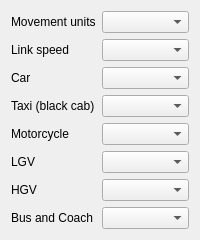
                    <widget class="QWidget" name="page_veh_eft">
                     <layout class="QFormLayout" name="formLayout_2">
                      <item row="1" column="0">
                       <widget class="QLabel" name="label_rd_v_eft_link_speed">
                        <property name="text">
                         <string>Link speed</string>
                        </property>
                       </widget>
                      </item>
                      <item row="1" column="1">
                       <widget class="QgsFieldComboBox" name="fcb_rd_v_eft_link_speed"/>
                      </item>
                      <item row="2" column="0">
                       <widget class="QLabel" name="label_rd_v_eft_n_car">
                        <property name="text">
                         <string>Car</string>
                        </property>
                       </widget>
                      </item>
                      <item row="2" column="1">
                       <widget class="QgsFieldComboBox" name="fcb_rd_v_eft_n_car"/>
                      </item>
                      <item row="3" column="0">
                       <widget class="QLabel" name="label_rd_v_eft_n_taxi">
                        <property name="text">
                         <string>Taxi (black cab)</string>
                        </property>
                       </widget>
                      </item>
                      <item row="3" column="1">
                       <widget class="QgsFieldComboBox" name="fcb_rd_v_eft_n_taxi"/>
                      </item>
                      <item row="4" column="0">
                       <widget class="QLabel" name="label_rd_v_eft_n_motor">
                        <property name="text">
                         <string>Motorcycle</string>
                        </property>
                       </widget>
                      </item>
                      <item row="4" column="1">
                       <widget class="QgsFieldComboBox" name="fcb_rd_v_eft_n_motor"/>
                      </item>
                      <item row="5" column="0">
                       <widget class="QLabel" name="label_rd_v_eft_n_lgv">
                        <property name="text">
                         <string>LGV</string>
                        </property>
                       </widget>
                      </item>
                      <item row="5" column="1">
                       <widget class="QgsFieldComboBox" name="fcb_rd_v_eft_n_lgv"/>
                      </item>
                      <item row="6" column="0">
                       <widget class="QLabel" name="label_rd_v_eft_n_hgv">
                        <property name="text">
                         <string>HGV</string>
                        </property>
                       </widget>
                      </item>
                      <item row="6" column="1">
                       <widget class="QgsFieldComboBox" name="fcb_rd_v_eft_n_hgv"/>
                      </item>
                      <item row="7" column="0">
                       <widget class="QLabel" name="label_rd_v_eft_n_bus">
                        <property name="text">
                         <string>Bus and Coach</string>
                        </property>
                       </widget>
                      </item>
                      <item row="7" column="1">
                       <widget class="QgsFieldComboBox" name="fcb_rd_v_eft_n_bus"/>
                      </item>
                      <item row="0" column="0">
                       <widget class="QLabel" name="label_fcb_rd_v_eft_units">
                        <property name="text">
                         <string>Movement units</string>
                        </property>
                       </widget>
                      </item>
                      <item row="0" column="1">
                       <widget class="QComboBox" name="fcb_rd_v_eft_units"/>
                      </item>
                     </layout>
                    </widget>
